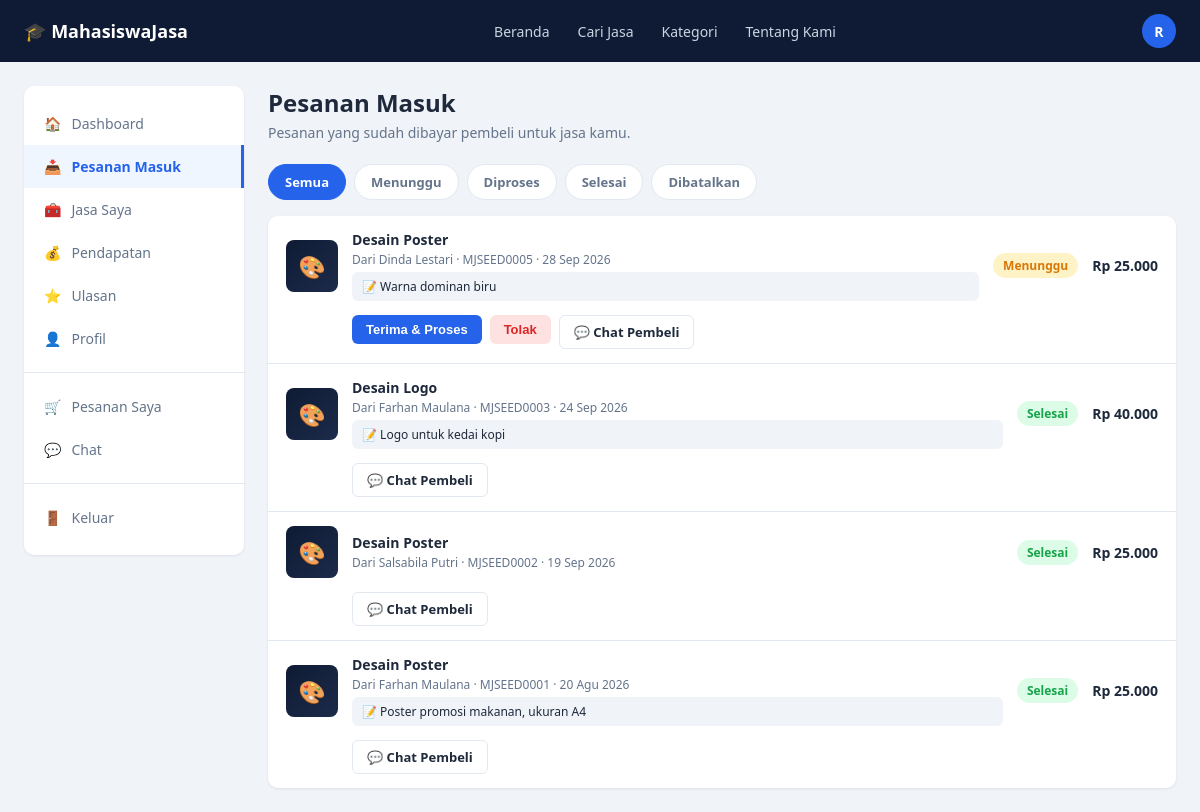
/pages/orders_incoming.php (signed in), run on the app's committed database.
### tables this page shows
CREATE TABLE users (
    id INT AUTO_INCREMENT PRIMARY KEY,
    nama_lengkap VARCHAR(150) NOT NULL,
    email VARCHAR(150) NOT NULL UNIQUE,
    password VARCHAR(255) NOT NULL,            
    no_hp VARCHAR(20) DEFAULT NULL,
    universitas VARCHAR(150) DEFAULT NULL,
    prodi VARCHAR(150) DEFAULT NULL,
    deskripsi TEXT DEFAULT NULL,
    foto_profil VARCHAR(255) DEFAULT NULL,
    is_provider TINYINT(1) DEFAULT 0,           
    status VARCHAR(20) DEFAULT 'aktif',         
    created_at TIMESTAMP DEFAULT CURRENT_TIMESTAMP,
    updated_at TIMESTAMP DEFAULT CURRENT_TIMESTAMP ON UPDATE CURRENT_TIMESTAMP
);

CREATE TABLE pesanan (
    id INT AUTO_INCREMENT PRIMARY KEY,
    kode_pesanan VARCHAR(30) NOT NULL UNIQUE,
    jasa_id INT NOT NULL,
    buyer_id INT NOT NULL,                      
    provider_id INT NOT NULL,                   
    jumlah INT DEFAULT 1,
    catatan TEXT DEFAULT NULL,
    total_harga DECIMAL(12,2) NOT NULL,
    metode_pembayaran ENUM('transfer_bank','e_wallet','qris') DEFAULT 'transfer_bank',
    status_pembayaran ENUM('menunggu','dibayar','gagal') DEFAULT 'menunggu',
    status_pesanan ENUM('menunggu','diproses','selesai','dibatalkan') DEFAULT 'menunggu',
    created_at TIMESTAMP DEFAULT CURRENT_TIMESTAMP,
    updated_at TIMESTAMP DEFAULT CURRENT_TIMESTAMP ON UPDATE CURRENT_TIMESTAMP,
    FOREIGN KEY (jasa_id) REFERENCES jasa(id),
    FOREIGN KEY (buyer_id) REFERENCES users(id),
    FOREIGN KEY (provider_id) REFERENCES users(id)
);

CREATE TABLE jasa (
    id INT AUTO_INCREMENT PRIMARY KEY,
    user_id INT NOT NULL,                       
    kategori_id INT NOT NULL,
    judul VARCHAR(150) NOT NULL,
    deskripsi TEXT NOT NULL,
    harga DECIMAL(12,2) NOT NULL,
    estimasi_pengerjaan VARCHAR(50) DEFAULT NULL,    
    jumlah_revisi INT DEFAULT 0,
    format_file VARCHAR(100) DEFAULT NULL,           
    tipe_jasa ENUM('online','offline') DEFAULT 'online',
    thumbnail VARCHAR(255) DEFAULT NULL,
    status ENUM('aktif','nonaktif') DEFAULT 'aktif',
    created_at TIMESTAMP DEFAULT CURRENT_TIMESTAMP,
    updated_at TIMESTAMP DEFAULT CURRENT_TIMESTAMP ON UPDATE CURRENT_TIMESTAMP,
    FOREIGN KEY (user_id) REFERENCES users(id) ON DELETE CASCADE,
    FOREIGN KEY (kategori_id) REFERENCES kategori(id)
);

CREATE TABLE kategori (
    id INT AUTO_INCREMENT PRIMARY KEY,
    nama_kategori VARCHAR(100) NOT NULL,
    icon VARCHAR(50) DEFAULT NULL,              
    slug VARCHAR(100) NOT NULL UNIQUE
);

### includes/auth_functions.php (called while the page is built, shortened)
<?php
function getCurrentUser() {
    $conn = getDBConnection();
    $stmt = $conn->prepare('SELECT * FROM users WHERE id = ?');
    $stmt->bind_param('i', $_SESSION['user_id']);
    $stmt->execute();
    $result = $stmt->get_result();
    $user = $result->fetch_assoc();
    return $user;
}

### config/config.php (called while the page is built, shortened)
<?php
function clean($data) {
    return htmlspecialchars(trim((string) $data), ENT_QUOTES, 'UTF-8');
}
function formatRupiah($angka) {
    return 'Rp ' . number_format((float) $angka, 0, ',', '.');
}

### includes/helpers.php (called while the page is built, shortened)
<?php
function categoryIcon($slug) {
    $icons = [
        'desain'         => '🎨',
        'editing-video'  => '🎥',
        'pemrograman'    => '💻',
        'penulisan'      => '✍️',
        'fotografi'      => '📷',
        'penerjemahan'   => '🌐',
        'lainnya'        => '✨',
    ];
    return $icons[$slug] ?? '📦';
}
function formatTanggalIndo($datetime, $withDay = true) {
    $bulan = ['', 'Jan', 'Feb', 'Mar', 'Apr', 'Mei', 'Jun', 'Jul', 'Agu', 'Sep', 'Okt', 'Nov', 'Des'];
    $ts = strtotime($datetime);
    $out = $bulan[(int) date('n', $ts)] . ' ' . date('Y', $ts);
    return $withDay ? date('j', $ts) . ' ' . $out : $out;
}
function serviceThumbHtml($thumbnail, $kategoriSlug) {
    return categoryIcon($kategoriSlug);
}

### pages/orders_incoming.php (the view, shortened to what this page needs)
<?php
require_once __DIR__ . '/../config/config.php';
require_once __DIR__ . '/../includes/auth_functions.php';
require_once __DIR__ . '/../includes/helpers.php';
require_once __DIR__ . '/../includes/order_functions.php';
$tabs = ['' => 'Semua', 'menunggu' => 'Menunggu', 'diproses' => 'Diproses', 'selesai' => 'Selesai', 'dibatalkan' => 'Dibatalkan'];
$status = (string) ($_GET['status'] ?? '');
$orders = getProviderOrders(currentUserId(), $status);
require_once __DIR__ . '/../includes/header.php';
?>
<div class="layout">
    <?php require __DIR__ . '/../includes/dash_sidebar.php'; ?>
    <main class="main-content">
        <h1 class="page-title">Pesanan Masuk</h1>
        <p class="page-sub">Pesanan yang sudah dibayar pembeli untuk jasa kamu.</p>
        <div class="tabs">
            <?php foreach ($tabs as $key => $label): ?>
                <a href="?status=<?= $key ?>" class="<?= $status === $key ? 'active' : '' ?>"><?= $label ?></a>
            <?php endforeach; ?>
        </div>
        <div class="card order-list">
            <?php foreach ($orders as $o): ?>
                <div class="order-row">
                    <div class="order-thumb"><?= serviceThumbHtml($o['thumbnail'], $o['kategori_slug']) ?></div>
                    <div>
                        <div class="order-title"><?= clean($o['judul']) ?> <?= $o['jumlah'] > 1 ? '× ' . (int) $o['jumlah'] : '' ?></div>
                        <div class="order-sub">Dari <?= clean($o['buyer_nama']) ?> · <?= clean($o['kode_pesanan']) ?> · <?= formatTanggalIndo($o['created_at']) ?></div>
                        <?php if ($o['catatan']): ?><div class="order-note">📝 <?= clean($o['catatan']) ?></div><?php endif; ?>
                    </div>
                    <div><?= orderStatusBadge($o['status_pesanan']) ?></div>
                    <div class="order-price"><?= formatRupiah($o['total_harga']) ?></div>
                    <div class="order-actions">
                        <?php
                        $buttons = [];
                        if ($o['status_pesanan'] === 'menunggu') {
                            $buttons[] = ['terima', 'Terima & Proses', 'btn-primary', ''];
                            $buttons[] = ['tolak', 'Tolak', 'btn-danger', 'Tolak pesanan ini? Pembeli perlu di-refund secara manual.'];
                        } elseif ($o['status_pesanan'] === 'diproses') {
                            $buttons[] = ['selesai', 'Tandai Selesai', 'btn-success', 'Tandai pesanan ini selesai?'];
                        }
                        foreach ($buttons as [$act, $label, $cls, $confirm]): ?>
                            <form class="inline-form" method="POST" action="<?= BASE_URL ?>/pages/order_action.php" <?= $confirm ? 'data-confirm="' . clean($confirm) . '"' : '' ?>>
                                <button class="btn <?= $cls ?> btn-sm"><?= $label ?></button>
                            </form>
                        <?php endforeach; ?>
                        <a class="btn btn-outline btn-sm" href="<?= BASE_URL ?>/pages/chat.php?user=<?= (int) $o['buyer_id'] ?>&jasa=<?= (int) $o['jasa_id'] ?>">💬 Chat Pembeli</a>
                    </div>
                </div>
            <?php endforeach; ?>
        </div>
    </main>
</div>
<?php require_once __DIR__ . '/../includes/footer.php'; ?>

### includes/header.php (shortened to what this page needs)
<?php
$currentPage = basename($_SERVER['PHP_SELF']);
$user = isLoggedIn() ? getCurrentUser() : null;
$initial = $user ? strtoupper(substr($user['nama_lengkap'], 0, 1)) : '';
?>
<!DOCTYPE html>
<html lang="id">
<head>
    <link rel="stylesheet" href="<?= BASE_URL ?>/assets/css/style.css">
    <link rel="stylesheet" href="<?= BASE_URL ?>/assets/css/dashboard.css">
</head>
<body>
<nav class="navbar">
    <div class="container">
        <a href="<?= BASE_URL ?>/pages/home.php" class="navbar-brand">🎓 MahasiswaJasa</a>
        <ul class="navbar-links">
            <li><a href="<?= BASE_URL ?>/pages/home.php" class="<?= $currentPage === 'home.php' ? 'active' : '' ?>">Beranda</a></li>
            <li><a href="<?= BASE_URL ?>/pages/browse.php" class="<?= $currentPage === 'browse.php' ? 'active' : '' ?>">Cari Jasa</a></li>
            <li><a href="<?= BASE_URL ?>/pages/browse.php#kategori">Kategori</a></li>
            <li><a href="<?= BASE_URL ?>/pages/about.php" class="<?= $currentPage === 'about.php' ? 'active' : '' ?>">Tentang Kami</a></li>
        </ul>
        <div class="navbar-actions">
            <?php if ($user): ?>
                <details class="user-menu">
                    <summary class="avatar" title="<?= clean($user['nama_lengkap']) ?>">
                        <?php if ($user['foto_profil']): ?>
                            <img src="<?= BASE_URL ?>/uploads/profile/<?= rawurlencode($user['foto_profil']) ?>" alt="">
                        <?php else: ?>
                            <?= $initial ?>
                        <?php endif; ?>
                    </summary>
                </details>
            <?php else: ?>
                <a href="<?= BASE_URL ?>/pages/login.php" class="btn btn-outline" style="color:#fff;border-color:#3B4A6B;background:transparent;">Masuk</a>
                <a href="<?= BASE_URL ?>/pages/register.php" class="btn btn-primary">Daftar</a>
            <?php endif; ?>
        </div>
    </div>
</nav>

### includes/order_functions.php (shortened to what this page needs)
<?php
function getProviderOrders($providerId, $status = '', $limit = 0) {
    $conn = getDBConnection();
    $sql = "SELECT p.*, j.judul, j.thumbnail, k.slug AS kategori_slug, b.nama_lengkap AS buyer_nama
            FROM pesanan p
            JOIN jasa j ON j.id = p.jasa_id
            JOIN kategori k ON k.id = j.kategori_id
            JOIN users b ON b.id = p.buyer_id
            WHERE p.provider_id = ? AND p.status_pembayaran = 'dibayar'";
    $types = 'i';
    $params = [$providerId];
    $sql .= ' ORDER BY p.created_at DESC';
    $stmt = $conn->prepare($sql);
    $stmt->bind_param($types, ...$params);
    $stmt->execute();
    $rows = $stmt->get_result()->fetch_all(MYSQLI_ASSOC);
    return $rows;
}
function orderStatusBadge($status) {
    $map = [
        'menunggu'   => ['badge-warning', 'Menunggu'],
        'diproses'   => ['badge-info',    'Diproses'],
        'selesai'    => ['badge-success', 'Selesai'],
        'dibatalkan' => ['badge-danger',  'Dibatalkan'],
    ];
    [$class, $label] = $map[$status] ?? ['badge-muted', ucfirst($status)];
    return '<span class="badge ' . $class . '">' . $label . '</span>';
}

### assets/css/style.css (style rules this page uses)
:root { --navy: #0F1B34; --navy-light: #1C2B4A; --blue: #2563EB; --blue-dark: #1D4ED8; --bg: #F0F3F8; --white: #FFFFFF; --text: #1E293B; --text-muted: #64748B; --border: #E2E8F0; --star: #FBBF24; --success-bg: #DCFCE7; --success-text: #16A34A; --warning-bg: #FEF3C7; --warning-text: #D97706; --danger-bg: #FEE2E2; --danger-text: #DC2626; --radius: 10px; --shadow: 0 1px 3px rgba(15, 27, 52, 0.08); }
* { box-sizing: border-box; }
body { margin: 0; font-family: 'Segoe UI', -apple-system, BlinkMacSystemFont, Roboto, sans-serif; background: var(--bg); color: var(--text); }
a { text-decoration: none; color: inherit; }
ul { list-style: none; margin: 0; padding: 0; }
.container { max-width: 1200px; margin: 0 auto; padding: 0 24px; }
.navbar { background: var(--navy); color: var(--white); padding: 14px 0; }
.navbar .container { display: flex; align-items: center; justify-content: space-between; }
.navbar-brand { display: flex; align-items: center; gap: 8px; font-weight: 700; font-size: 18px; color: var(--white); }
.navbar-links { display: flex; gap: 28px; font-size: 14px; }
.navbar-links a { color: #CBD5E1; transition: color .15s; }
.navbar-actions { display: flex; align-items: center; gap: 16px; }
.navbar-actions .avatar { width: 34px; height: 34px; border-radius: 50%; background: var(--blue); display: flex; align-items: center; justify-content: center; font-size: 14px; font-weight: 600; color: var(--white); }
.layout { display: flex; max-width: 1200px; margin: 24px auto; gap: 24px; padding: 0 24px; align-items: flex-start; }
.main-content { flex: 1; min-width: 0; }
.btn { display: inline-flex; align-items: center; justify-content: center; gap: 8px; padding: 11px 20px; border-radius: 8px; border: none; font-size: 14px; font-weight: 600; cursor: pointer; transition: background .15s, transform .05s; }
.btn-primary { background: var(--blue); color: var(--white); }
.btn-outline { background: var(--white); color: var(--text); border: 1px solid var(--border); }
.card { background: var(--white); border-radius: var(--radius); box-shadow: var(--shadow); padding: 20px; }
.badge { display: inline-block; padding: 4px 10px; border-radius: 999px; font-size: 12px; font-weight: 600; }
.badge-success { background: var(--success-bg); color: var(--success-text); }
.badge-warning { background: var(--warning-bg); color: var(--warning-text); }
.user-menu { position: relative; }
.user-menu summary { list-style: none; cursor: pointer; }
.navbar-actions .avatar { overflow: hidden; }

### assets/css/dashboard.css (style rules this page uses)
.page-title { font-size: 24px; margin: 0 0 4px; }
.page-sub { color: var(--text-muted); font-size: 14px; margin: 0 0 22px; }
.order-list { padding: 0; overflow: hidden; }
.order-row { display: grid; grid-template-columns: 52px 1fr auto auto; gap: 14px; align-items: center; padding: 14px 18px; border-bottom: 1px solid var(--border); }
.order-row:last-child { border-bottom: none; }
.order-thumb { width: 52px; height: 52px; border-radius: 8px; overflow: hidden; background: linear-gradient(135deg, var(--navy), var(--navy-light)); display: flex; align-items: center; justify-content: center; font-size: 22px; }
.order-title { font-weight: 700; font-size: 14px; }
.order-sub { font-size: 12px; color: var(--text-muted); margin-top: 2px; }
.order-note { font-size: 12px; color: var(--text); margin-top: 4px; background: var(--bg); padding: 6px 10px; border-radius: 6px; }
.order-price { font-weight: 700; font-size: 14px; text-align: right; white-space: nowrap; }
.order-actions { grid-column: 2 / -1; display: flex; flex-wrap: wrap; gap: 8px; }
.btn-sm { padding: 7px 14px; font-size: 13px; border-radius: 6px; }
.btn-danger { background: var(--danger-bg); color: var(--danger-text); }
.inline-form { display: inline; margin: 0; }
.tabs { display: flex; gap: 8px; margin-bottom: 16px; flex-wrap: wrap; }
.tabs a { padding: 8px 16px; border-radius: 999px; font-size: 13px; font-weight: 600; background: var(--white); color: var(--text-muted); border: 1px solid var(--border); }
.tabs a.active { background: var(--blue); color: #fff; border-color: var(--blue); }

### data on the page
users: nama_lengkap "R"
pesanan: jasa.slug "🎨", jasa.judul "Desain Poster", buyer.nama_lengkap "Dinda Lestari", kode_pesanan "MJSEED0005", created_at "28 Sep 2026", catatan "Warna dominan biru", label "Menunggu", total_harga "Rp 25.000", label "Terima & Proses", label "Tolak"
pesanan: jasa.slug "🎨", jasa.judul "Desain Logo", buyer.nama_lengkap "Farhan Maulana", kode_pesanan "MJSEED0003", created_at "24 Sep 2026", catatan "Logo untuk kedai kopi", label "Selesai", total_harga "Rp 40.000"
pesanan: jasa.slug "🎨", jasa.judul "Desain Poster", buyer.nama_lengkap "Salsabila Putri", kode_pesanan "MJSEED0002", created_at "19 Sep 2026", label "Selesai", total_harga "Rp 25.000"
pesanan: jasa.slug "🎨", jasa.judul "Desain Poster", buyer.nama_lengkap "Farhan Maulana", kode_pesanan "MJSEED0001", created_at "20 Agu 2026", catatan "Poster promosi makanan, ukuran A4", label "Selesai", total_harga "Rp 25.000"

### other printed values
$icon "🏠"
$label "Dashboard"
$icon "📥"
$label "Pesanan Masuk"
$icon "🧰"
$label "Jasa Saya"
$icon "💰"
$label "Pendapatan"
$icon "⭐"
$label "Ulasan"
$icon "👤"
$label "Profil"
$icon "🛒"
$label "Pesanan Saya"
$icon "💬"
